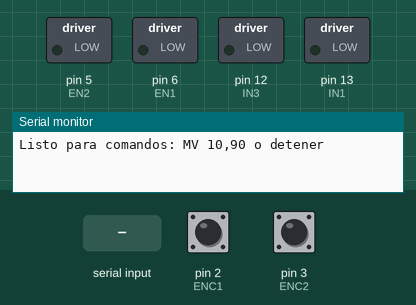
Recording of a sketch running on a simulated Arduino Uno, built with avr-gcc and run on an emulated ATmega328P. On the bench: switched loads named in the sketch (green lamp = pin HIGH), the last lines printed to the serial monitor. The inputs (shaded band) are chosen by the test bench; at power-on: pin 2 (ENC1) HIGH, pin 3 (ENC2) HIGH.

Above: at 1.2 s.
1.3 s: "MV,1\n" received over Serial
At 1.8 s:
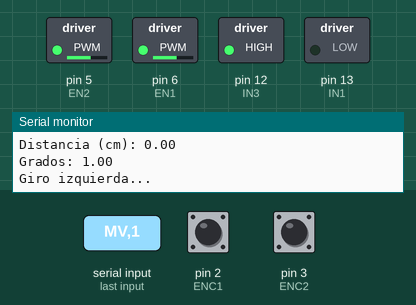
2.8 s: pin 2 (ENC1) pulsed LOW 5 times (0.12 s each, 0.3 s apart)
At 4.5 s:
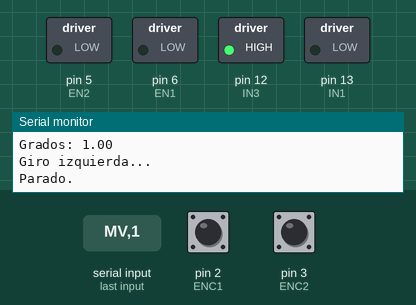
5.8 s: "calibrar\n" received over Serial
At 6.5 s:
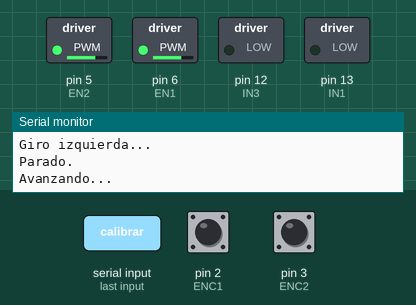
Timing chart, 0 to 8.8 s (numbered marks = the images above; inputs shaded):
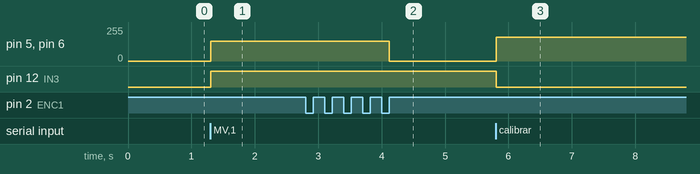

The sketch:

MotoresGiroDistanciaV1.ino
```cpp
// Pines motores
const int IN1 = 13;
const int IN3 = 12;
const int EN1 = 6;
const int EN2 = 5;

// Pines encoder
const int ENC1 = 2;
const int ENC2 = 3;

const int speedT = 150; //Turn speed
int PWM1 = 180;         //PWM motor 1
int PWM2 = 180;         //PWM motor 2

volatile long count1 = 0;
volatile long count2 = 0;

void ISR_encoder1() { count1++; }
void ISR_encoder2() { count2++; }

void setup() {
  pinMode(IN1, OUTPUT);
  pinMode(IN3, OUTPUT);
  pinMode(EN1, OUTPUT);
  pinMode(EN2, OUTPUT);
  pinMode(ENC1, INPUT_PULLUP);
  pinMode(ENC2, INPUT_PULLUP);

  attachInterrupt(digitalPinToInterrupt(ENC1), ISR_encoder1, RISING);
  attachInterrupt(digitalPinToInterrupt(ENC2), ISR_encoder2, RISING);

  Serial.begin(9600);
  Serial.println("Listo para comandos: MV 10,90 o detener");
}

void loop() {
  if (Serial.available()) {
    String option = Serial.readStringUntil('\n');
    option.trim();

    if (option.startsWith("MV")) {
      int coma = option.indexOf(',');
      float distancia = option.substring(2, coma).toFloat();
      float grados = option.substring(coma + 1).toFloat();

      Serial.print("Distancia (cm): "); Serial.println(distancia);
      Serial.print("Grados: "); Serial.println(grados);

      if (grados != 0) girar(grados);
      if (distancia != 0) avanzar(distancia);
    }
    else if (option.equals("detener")) {
      stopMotors();
    }else if (option.equals("calibrar")) {
      calibratePWM();
    }
  }
}

// ---------------- FUNCIONES ----------------

void avanzar(float cm) {
  long target = (abs(cm) * 53);  // 53 pulsos por cm
  count1 = count2 = 0;

  if (cm > 0) moveFront();
  else moveBack();

  while ((count1 < target) && (count1 < target)){
    // Espera a que se cumpla el número de pulsos
  }
  stopMotors();
}

void girar(float grados) {
  long target = abs(grados) * 5.5; // 5.5 pulsos por grado
  count1 = count2 = 0;

  if (grados > 0) turnLeft();
  else turnRight();

  while ((count1 < target) && (count1 < target)) {
    // Espera a que se cumpla el número de pulsos
  }
  stopMotors();
}

//-------------Calibrar PWM motores--------------

void calibratePWM(){
  do{
    count1 = count2 = 0;
    moveFront();
    delay(1000);
    int dif = abs(count1 - count2) / 2;
    if (count1 < count2){
        PWM1 = PWM1 - dif;
        PWM2 = PWM2 + dif;
    }else if (count1 > count2){
        PWM1 = PWM1 + dif;
        PWM2 = PWM2 - dif;
    }
  }while(abs(count1 - count2) < 4);
  }

// ----- control de motores -----
void moveFront() {
  digitalWrite(IN1, LOW);
  analogWrite(EN1, PWM1);
  digitalWrite(IN3, LOW);
  analogWrite(EN2, PWM2);
  Serial.println("Avanzando...");
}

void moveBack() {
  digitalWrite(IN1, HIGH);
  analogWrite(EN1, PWM1);
  digitalWrite(IN3, HIGH);
  analogWrite(EN2, PWM2);
  Serial.println("Retrocediendo...");
}

void turnRight() {
  digitalWrite(IN1, HIGH);
  analogWrite(EN1, speedT);
  digitalWrite(IN3, LOW);
  analogWrite(EN2, speedT);
  Serial.println("Giro derecha...");
}

void turnLeft() {
  digitalWrite(IN1, LOW);
  analogWrite(EN1, speedT);
  digitalWrite(IN3, HIGH);
  analogWrite(EN2, speedT);
  Serial.println("Giro izquierda...");
}

void stopMotors() {
  digitalWrite(EN1, LOW);
  digitalWrite(EN2, LOW);
  Serial.println("Parado.");
}
```

Measured:
- after the input at 1.3 s, pin 5 (EN2), pin 6 (EN1): 0/255 → 150/255 at once; pin 12 (IN3): LOW → HIGH at once
- after the input at 2.8 s, pin 5 (EN2), pin 6 (EN1): 150/255 → 0/255 after 1.3 s
- after the input at 5.8 s, pin 5 (EN2), pin 6 (EN1): 0/255 → 180/255 at once; pin 12 (IN3): HIGH → LOW at once
